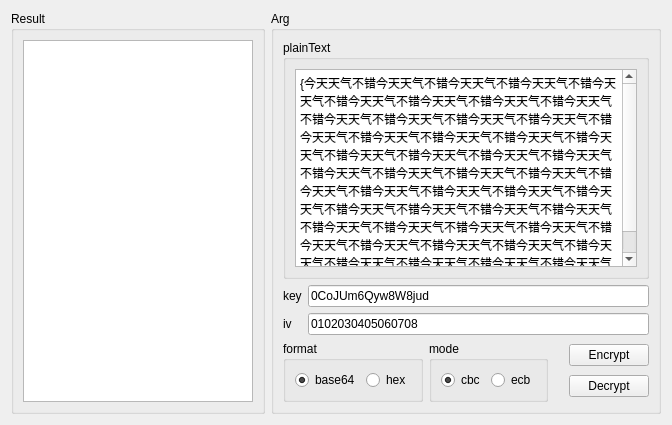
<?xml version="1.0" encoding="UTF-8"?>
<ui version="4.0">
 <class>TabAes</class>
 <widget class="QWidget" name="TabAes">
  <property name="geometry">
   <rect>
    <x>0</x>
    <y>0</y>
    <width>672</width>
    <height>425</height>
   </rect>
  </property>
  <property name="windowTitle">
   <string>Form</string>
  </property>
  <layout class="QHBoxLayout" name="horizontalLayout">
   <item>
    <widget class="QGroupBox" name="groupBox_8">
     <property name="title">
      <string>Result</string>
     </property>
     <layout class="QHBoxLayout" name="horizontalLayout_6">
      <item>
       <widget class="QTextEdit" name="textEdit_ret"/>
      </item>
     </layout>
    </widget>
   </item>
   <item>
    <widget class="QGroupBox" name="groupBox_7">
     <property name="title">
      <string>Arg</string>
     </property>
     <layout class="QVBoxLayout" name="verticalLayout">
      <item>
       <widget class="QGroupBox" name="groupBox_4">
        <property name="title">
         <string>plainText</string>
        </property>
        <layout class="QVBoxLayout" name="verticalLayout_7">
         <item>
          <widget class="QTextEdit" name="textEdit_arg">
           <property name="html">
            <string>&lt;!DOCTYPE HTML PUBLIC &quot;-//W3C//DTD HTML 4.0//EN&quot; &quot;http://www.w3.org/TR/REC-html40/strict.dtd&quot;&gt;
&lt;html&gt;&lt;head&gt;&lt;meta name=&quot;qrichtext&quot; content=&quot;1&quot; /&gt;&lt;meta charset=&quot;utf-8&quot; /&gt;&lt;style type=&quot;text/css&quot;&gt;
p, li { white-space: pre-wrap; }
hr { height: 1px; border-width: 0; }
li.unchecked::marker { content: &quot;\2610&quot;; }
li.checked::marker { content: &quot;\2612&quot;; }
&lt;/style&gt;&lt;/head&gt;&lt;body style=&quot; font-family:'Microsoft YaHei UI'; font-size:9pt; font-weight:400; font-style:normal;&quot;&gt;
&lt;p style=&quot; margin-top:0px; margin-bottom:0px; margin-left:0px; margin-right:0px; -qt-block-indent:0; text-indent:0px;&quot;&gt;{今天天气不错今天天气不错今天天气不错今天天气不错今天天气不错今天天气不错今天天气不错今天天气不错今天天气不错今天天气不错今天天气不错今天天气不错今天天气不错今天天气不错今天天气不错今天天气不错今天天气不错今天天气不错今天天气不错今天天气不错今天天气不错今天天气不错今天天气不错今天天气不错今天天气不错今天天气不错今天天气不错今天天气不错今天天气不错今天天气不错今天天气不错今天天气不错今天天气不错今天天气不错今天天气不错今天天气不错今天天气不错今天天气不错今天天气不错今天天气不错今天天气不错今天天气不错今天天气不错今天天气不错今天天气不错今天天气不错今天天气不错今天天气不错今天天气不错今天天气不错}&lt;/p&gt;&lt;/body&gt;&lt;/html&gt;</string>
           </property>
          </widget>
         </item>
        </layout>
       </widget>
      </item>
      <item>
       <layout class="QFormLayout" name="formLayout">
        <item row="0" column="1">
         <widget class="QLineEdit" name="lineEdit_key">
          <property name="text">
           <string>0CoJUm6Qyw8W8jud</string>
          </property>
         </widget>
        </item>
        <item row="0" column="0">
         <widget class="QLabel" name="label">
          <property name="text">
           <string>key</string>
          </property>
         </widget>
        </item>
        <item row="1" column="1">
         <widget class="QLineEdit" name="lineEdit_iv">
          <property name="text">
           <string>0102030405060708</string>
          </property>
         </widget>
        </item>
        <item row="1" column="0">
         <widget class="QLabel" name="label_2">
          <property name="text">
           <string>iv</string>
          </property>
         </widget>
        </item>
       </layout>
      </item>
      <item>
       <layout class="QHBoxLayout" name="horizontalLayout_11">
        <item>
         <widget class="QGroupBox" name="groupBox_9">
          <property name="title">
           <string>format</string>
          </property>
          <layout class="QHBoxLayout" name="horizontalLayout_4">
           <item>
            <widget class="QRadioButton" name="radioButton_base64">
             <property name="text">
              <string>base64</string>
             </property>
             <property name="checked">
              <bool>true</bool>
             </property>
            </widget>
           </item>
           <item>
            <widget class="QRadioButton" name="radioButton_hex">
             <property name="text">
              <string>hex</string>
             </property>
            </widget>
           </item>
          </layout>
         </widget>
        </item>
        <item>
         <widget class="QGroupBox" name="groupBox_10">
          <property name="title">
           <string>mode</string>
          </property>
          <layout class="QHBoxLayout" name="horizontalLayout_10">
           <item>
            <widget class="QRadioButton" name="radioButton_cbc">
             <property name="text">
              <string>cbc</string>
             </property>
             <property name="checked">
              <bool>true</bool>
             </property>
            </widget>
           </item>
           <item>
            <widget class="QRadioButton" name="radioButton_ecb">
             <property name="text">
              <string>ecb</string>
             </property>
             <property name="checked">
              <bool>false</bool>
             </property>
            </widget>
           </item>
          </layout>
         </widget>
        </item>
        <item>
         <spacer name="horizontalSpacer_3">
          <property name="orientation">
           <enum>Qt::Horizontal</enum>
          </property>
          <property name="sizeHint" stdset="0">
           <size>
            <width>40</width>
            <height>20</height>
           </size>
          </property>
         </spacer>
        </item>
        <item>
         <layout class="QVBoxLayout" name="verticalLayout_5">
          <item>
           <widget class="QPushButton" name="pushButton_encrypt">
            <property name="text">
             <string>Encrypt</string>
            </property>
           </widget>
          </item>
          <item>
           <widget class="QPushButton" name="pushButton_decrypt">
            <property name="text">
             <string>Decrypt</string>
            </property>
           </widget>
          </item>
         </layout>
        </item>
       </layout>
      </item>
     </layout>
    </widget>
   </item>
  </layout>
 </widget>
 <resources/>
 <connections/>
</ui>
